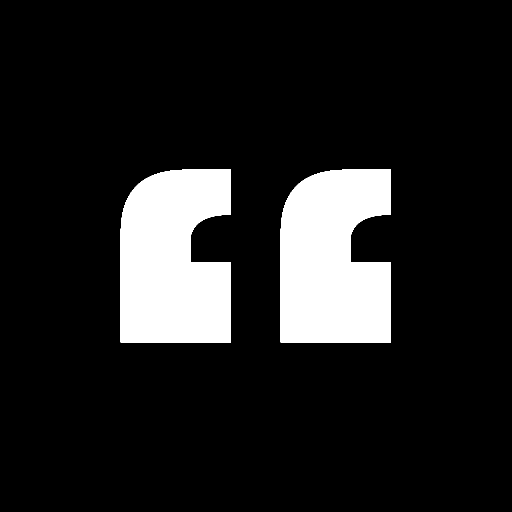
#> input picture scripts/quote_mask.png, 1024 x 1024 px (shown at 1/2 size)
$ python generate_app_icons.py
#> lines starting #> are read from the running program, lines starting #| are printed output that depends on the picture; after the words box and inside, x2 and y2 are one past the last pixel; in counts of white or black regions, pixels touching at a corner belong together
#!/usr/bin/env python3
"""Generate Droword alternate app icons (1024 / @2x 120 / @3x 180 / @2x~ipad 152)."""

from __future__ import annotations

import math
import random
from pathlib import Path

from PIL import Image, ImageChops, ImageDraw, ImageFilter

REPO = Path(__file__).resolve().parents[1]
ROOT = REPO / "Droword" / "AlternateIcons"
APPICONSET = REPO / "Droword" / "Assets.xcassets" / "AppIcon.appiconset"
CLASSIC = APPICONSET / "AppIcon-Any-Appearance.png"
MASK_PATH = Path(__file__).resolve().parent / "quote_mask.png"
SIZE = 1024


def load_quote_mask() -> Image.Image:
    if MASK_PATH.exists():
        src = Image.open(MASK_PATH).convert("L")
#> src is the input picture: PIL image 1024x1024 L; 12.7% white; 2 white regions, box (x1, y1, x2, y2) and area: (241, 339, 462, 685) 66804, (561, 339, 782, 685) 66804
        if src.size != (SIZE, SIZE):
            src = src.resize((SIZE, SIZE), Image.Resampling.LANCZOS)
        return src

    src = Image.open(CLASSIC).convert("L")
    if src.size != (SIZE, SIZE):
        src = src.resize((SIZE, SIZE), Image.Resampling.LANCZOS)

    mask = src.point(lambda p: 255 if p < 140 else 0)
    mask.save(MASK_PATH)
    return mask


QUOTE_MASK = load_quote_mask()


def rgb(h: str) -> tuple[int, int, int]:
    h = h.lstrip("#")
    return tuple(int(h[i : i + 2], 16) for i in (0, 2, 4))


def new_canvas(color: tuple[int, int, int]) -> Image.Image:
    return Image.new("RGBA", (SIZE, SIZE), (*color, 255))


def vertical_gradient(c1: tuple[int, int, int], c2: tuple[int, int, int]) -> Image.Image:
    strip = Image.new("RGB", (1, SIZE))
    px = strip.load()
    for y in range(SIZE):
        t = y / (SIZE - 1)
        px[0, y] = (
            int(c1[0] + (c2[0] - c1[0]) * t),
            int(c1[1] + (c2[1] - c1[1]) * t),
            int(c1[2] + (c2[2] - c1[2]) * t),
        )
    return strip.resize((SIZE, SIZE), Image.Resampling.BILINEAR).convert("RGBA")


# [21 lines left out: function linear_gradient, not called in this run]


def radial_gradient(
    inner: tuple[int, int, int], outer: tuple[int, int, int], cx=0.5, cy=0.38
) -> Image.Image:
    img = Image.new("RGBA", (SIZE, SIZE))
    px = img.load()
    ox, oy = cx * SIZE, cy * SIZE
    max_d = math.hypot(SIZE, SIZE) * 0.72
    for y in range(SIZE):
        for x in range(SIZE):
            t = min(1.0, math.hypot(x - ox, y - oy) / max_d)
            t = t * t * (3 - 2 * t)
            px[x, y] = (
                int(inner[0] + (outer[0] - inner[0]) * t),
                int(inner[1] + (outer[1] - inner[1]) * t),
                int(inner[2] + (outer[2] - inner[2]) * t),
                255,
            )
    return img


def soft_orb(
    img: Image.Image,
    color: tuple[int, int, int],
    box: tuple[float, float, float, float],
    alpha: int = 140,
    blur: int = 90,
) -> Image.Image:
    layer = Image.new("RGBA", (SIZE, SIZE), (0, 0, 0, 0))
    ImageDraw.Draw(layer).ellipse(box, fill=(*color, alpha))
    layer = layer.filter(ImageFilter.GaussianBlur(blur))
    return Image.alpha_composite(img, layer)


def paste_quotes(base: Image.Image, color, mask: Image.Image | None = None) -> Image.Image:
    m = mask or QUOTE_MASK
    if isinstance(color, Image.Image):
        layer = color.convert("RGBA")
    else:
        if len(color) == 3:
            color = (*color, 255)
        layer = Image.new("RGBA", (SIZE, SIZE), color)
    out = base.convert("RGBA")
    out.paste(layer, (0, 0), m)
    return out


def gloss(img: Image.Image, strength: int = 42) -> Image.Image:
    """Top specular — Liquid Glass style rim, not a wash over the whole icon."""
    overlay = Image.new("RGBA", (SIZE, SIZE), (0, 0, 0, 0))
    d = ImageDraw.Draw(overlay)
    d.ellipse((-SIZE * 0.15, -SIZE * 0.78, SIZE * 1.15, SIZE * 0.42), fill=(255, 255, 255, strength))
    overlay = overlay.filter(ImageFilter.GaussianBlur(70))
    out = Image.alpha_composite(img, overlay)

    rim = Image.new("RGBA", (SIZE, SIZE), (0, 0, 0, 0))
    rd = ImageDraw.Draw(rim)
    rd.rectangle((0, 0, SIZE, int(SIZE * 0.08)), fill=(255, 255, 255, 28))
    rd.rectangle((0, int(SIZE * 0.92), SIZE, SIZE), fill=(255, 255, 255, 14))
    rim = rim.filter(ImageFilter.GaussianBlur(18))
    return Image.alpha_composite(out, rim)


def vignette(img: Image.Image, amount: int = 70) -> Image.Image:
    overlay = Image.new("RGBA", (SIZE, SIZE), (0, 0, 0, 0))
    px = overlay.load()
    cx = cy = SIZE / 2
    max_d = math.hypot(cx, cy)
    for y in range(SIZE):
        for x in range(SIZE):
            t = math.hypot(x - cx, y - cy) / max_d
            a = int(max(0, (t - 0.42) / 0.58) ** 1.7 * amount)
            px[x, y] = (0, 0, 0, a)
    return Image.alpha_composite(img, overlay)


def grain(img: Image.Image, amount: float = 16, seed: int = 1) -> Image.Image:
    noise = Image.effect_noise((SIZE, SIZE), amount).convert("L")
    noise = Image.merge("RGBA", (noise, noise, noise, Image.new("L", (SIZE, SIZE), 36)))
    return ImageChops.overlay(img.convert("RGBA"), noise)


# [10 lines left out: function horizontal_stripes, not called in this run]


def soft_stripes(colors: list[tuple[int, int, int]], blur: int = 2) -> Image.Image:
    return horizontal_stripes(colors).filter(ImageFilter.GaussianBlur(blur))


# [11 lines left out: function wavy_bands, not called in this run]


def rainbow_fill() -> Image.Image:
    stops = [
        rgb("FF2D55"),
        rgb("FF9F0A"),
        rgb("FFD60A"),
        rgb("30D158"),
        rgb("64D2FF"),
        rgb("BF5AF2"),
    ]
    bbox = QUOTE_MASK.getbbox() or (0, 0, SIZE, SIZE)
    y0, y1 = bbox[1], bbox[3]
    span = max(1, y1 - y0)
    img = Image.new("RGBA", (SIZE, SIZE))
    px = img.load()
    n = len(stops) - 1
    for y in range(SIZE):
        t = max(0.0, min(1.0, (y - y0) / span)) * n
        i = min(n - 1, int(t))
        f = t - i
        c1, c2 = stops[i], stops[i + 1]
        col = (
            int(c1[0] + (c2[0] - c1[0]) * f),
            int(c1[1] + (c2[1] - c1[1]) * f),
            int(c1[2] + (c2[2] - c1[2]) * f),
            255,
        )
        for x in range(SIZE):
            px[x, y] = col
    return img


def bg_classic() -> Image.Image:
    img = radial_gradient(rgb("FFFFFF"), rgb("D8E2F0"), 0.48, 0.32)
#> in radial_gradient, `img = Image.new("RGBA", (SIZE, SIZE))`: img: PIL image 1024x1024 RGBA; every value is 0
    img = soft_orb(img, rgb("A8C4F0"), (-120, -180, 620, 560), 90, 100)
    img = soft_orb(img, rgb("E8D4F5"), (420, 500, 1180, 1180), 70, 110)
    return gloss(img, 34)


def bg_classic_dark() -> Image.Image:
    img = radial_gradient(rgb("3A3A42"), rgb("0C0C10"), 0.42, 0.28)
    img = soft_orb(img, rgb("5B7CDE"), (-80, -120, 520, 480), 70, 100)
    return gloss(vignette(img, 55), 28)


def bg_night() -> Image.Image:
    img = vertical_gradient(rgb("1E1830"), rgb("050508"))
    img = soft_orb(img, rgb("7C5CFF"), (-160, -100, 640, 640), 130, 95)
    img = soft_orb(img, rgb("FF5AC8"), (380, 420, 1200, 1180), 90, 110)
    img = soft_orb(img, rgb("3B82F6"), (200, -40, 900, 520), 70, 90)
    specks = Image.new("RGBA", (SIZE, SIZE), (0, 0, 0, 0))
    sp = specks.load()
    rng = random.Random(3)
    for _ in range(260):
        x, y = rng.randrange(SIZE), rng.randrange(SIZE)
        sp[x, y] = (255, 255, 255, rng.randint(50, 180))
    specks = specks.filter(ImageFilter.GaussianBlur(0.7))
    return gloss(vignette(Image.alpha_composite(img, specks), 70), 32)


def bg_grain() -> Image.Image:
    img = vertical_gradient(rgb("4A4640"), rgb("1A1816"))
    img = soft_orb(img, rgb("8A7E6A"), (100, -80, 800, 520), 60, 100)
    img = grain(img, 22, seed=11)
    return gloss(img, 24)


def bg_neon() -> Image.Image:
    img = vertical_gradient(rgb("0A0A14"), rgb("04040A"))
    img = soft_orb(img, rgb("FF2D74"), (-200, 40, 700, 700), 110, 85)
    img = soft_orb(img, rgb("22D3EE"), (360, -80, 1200, 620), 100, 90)
    img = soft_orb(img, rgb("A855F7"), (120, 480, 980, 1200), 90, 95)
    grid = Image.new("RGBA", (SIZE, SIZE), (0, 0, 0, 0))
    g = ImageDraw.Draw(grid)
    for i in range(0, SIZE, 72):
        g.line((i, 0, i, SIZE), fill=(255, 255, 255, 10), width=1)
        g.line((0, i, SIZE, i), fill=(255, 255, 255, 10), width=1)
    return gloss(Image.alpha_composite(img, grid), 22)


def bg_aurora() -> Image.Image:
    img = vertical_gradient(rgb("14082E"), rgb("060412"))
    img = soft_orb(img, rgb("8B5CF6"), (-200, 40, 720, 720), 160, 95)
    img = soft_orb(img, rgb("2563EB"), (380, -140, 1220, 640), 140, 100)
    img = soft_orb(img, rgb("EC4899"), (60, 420, 980, 1220), 130, 100)
    img = soft_orb(img, rgb("22D3EE"), (-40, 560, 560, 1180), 100, 90)
    return gloss(vignette(img, 40), 40)


def bg_sun() -> Image.Image:
    img = radial_gradient(rgb("FFE08A"), rgb("E11D48"), 0.5, 0.36)
    img = soft_orb(img, rgb("FFB020"), (-60, -120, 700, 560), 120, 80)
    img = soft_orb(img, rgb("F97316"), (280, 360, 1180, 1180), 110, 100)
    img = soft_orb(img, rgb("DB2777"), (100, 620, 900, 1280), 90, 90)
    return gloss(img, 36)


# [52 lines left out: functions bg_ocean, bg_forest, bg_glass, bg_pride, not called in this run]


def compose(bg: Image.Image, quote, shadow=True) -> Image.Image:
    img = bg.convert("RGBA")
    if shadow:
        sh = Image.new("RGBA", (SIZE, SIZE), (0, 0, 0, 0))
        sh.paste((0, 0, 0, 70), (0, 0), QUOTE_MASK)
        sh = sh.filter(ImageFilter.GaussianBlur(12))
        offset = Image.new("RGBA", (SIZE, SIZE), (0, 0, 0, 0))
        offset.paste(sh, (0, 8))
        img = Image.alpha_composite(img, offset)
    return paste_quotes(img, quote)


def save(name: str, img: Image.Image) -> None:
    flat = img.convert("RGB")
    ROOT.mkdir(parents=True, exist_ok=True)
    flat.save(ROOT / f"{name}.png", "PNG", optimize=True)
    flat.resize((120, 120), Image.Resampling.LANCZOS).save(
        ROOT / f"{name}@2x.png", "PNG", optimize=True
    )
    flat.resize((180, 180), Image.Resampling.LANCZOS).save(
        ROOT / f"{name}@3x.png", "PNG", optimize=True
    )
    flat.resize((152, 152), Image.Resampling.LANCZOS).save(
        ROOT / f"{name}@2x~ipad.png", "PNG", optimize=True
    )
    print("wrote", name)


def write_primary(light: Image.Image, dark: Image.Image, tinted: Image.Image) -> None:
    APPICONSET.mkdir(parents=True, exist_ok=True)
    light.convert("RGB").save(APPICONSET / "AppIcon-Any-Appearance.png", "PNG", optimize=True)
    dark.convert("RGB").save(APPICONSET / "AppIcon-Dark.png", "PNG", optimize=True)
    tinted.convert("RGB").save(APPICONSET / "AppIcon-Tinted.png", "PNG", optimize=True)
    print("wrote AppIcon.appiconset")


def main() -> None:
    for stale in ROOT.glob("AppIconEmber*"):
        stale.unlink()

    classic = compose(bg_classic(), rgb("1C1C1E"))
#> in compose, `sh = sh.filter(ImageFilter.GaussianBlur(12))`:
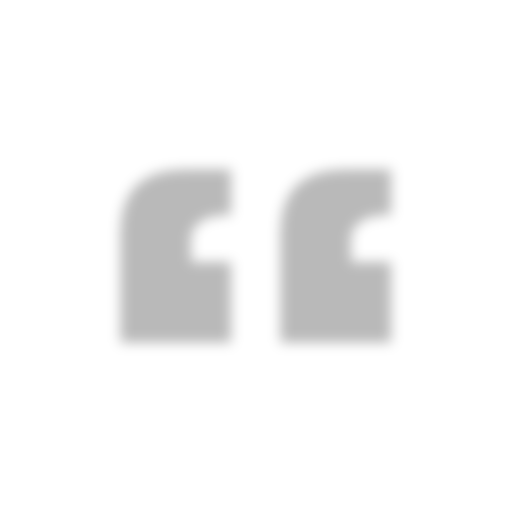
#> sh: PIL image 1024x1024 RGBA (shown at 1/2 size); mean R, G, B, A 0, 0, 0, 8.9; transparent parts drawn white
#> in compose, `img = Image.alpha_composite(img, offset)`:
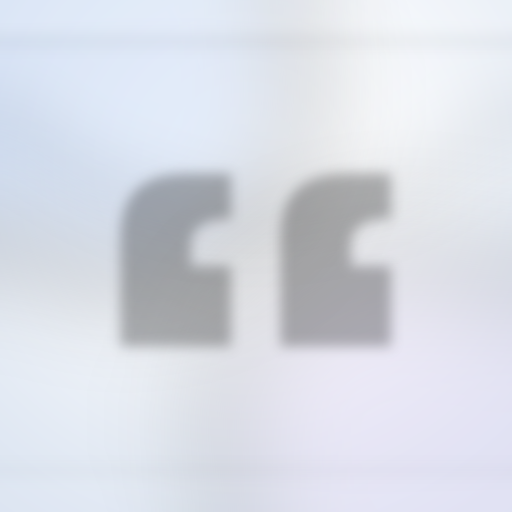
#> img: PIL image 1024x1024 RGBA (shown at 1/2 size); mean R, G, B, A 217, 220.8, 229.9, 255
#> in paste_quotes, `color = (*color, 255)`: color = (28, 28, 30, 255)
    classic_dark = compose(bg_classic_dark(), rgb("F4F4F8"))
#> call 2 of gloss, with strength = 28
#> in gloss (call 2), `return Image.alpha_composite(out, rim)`:
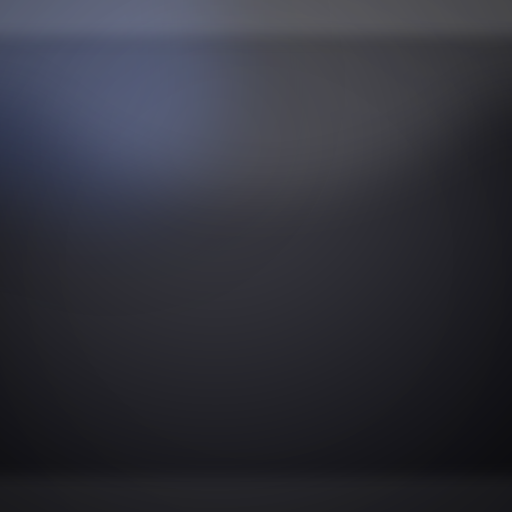
#> returned value: PIL image 1024x1024 RGBA (shown at 1/2 size); mean R, G, B, A 48.3, 49.5, 58.7, 255
    classic_tinted = compose(new_canvas(rgb("000000")), rgb("FFFFFF"), shadow=False)
#> in paste_quotes (call 3), `layer = Image.new("RGBA", (SIZE, SIZE), color)`: layer: PIL image 1024x1024 RGBA; every value is 255
    save("AppIconClassic", classic)
    write_primary(classic, classic_dark, classic_tinted)

    save("AppIconNight", compose(bg_night(), rgb("F8F7FF")))
#> in bg_night, `img = vertical_gradient(rgb("1E1830"), rgb("050508"))`:
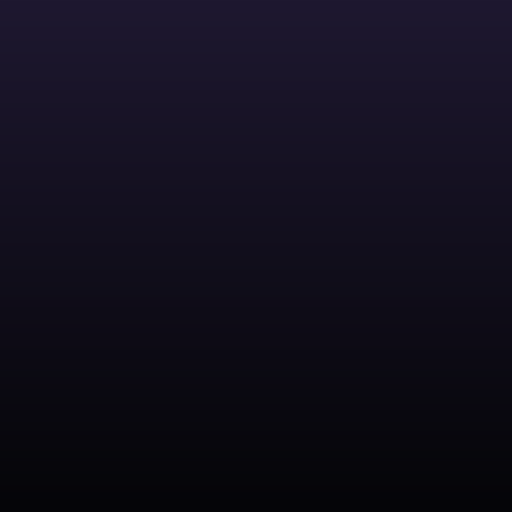
#> img: PIL image 1024x1024 RGBA (shown at 1/2 size); mean R, G, B, A 17, 14, 27.5, 255
#> in soft_orb (call 5), `layer = layer.filter(ImageFilter.GaussianBlur(blur))`:
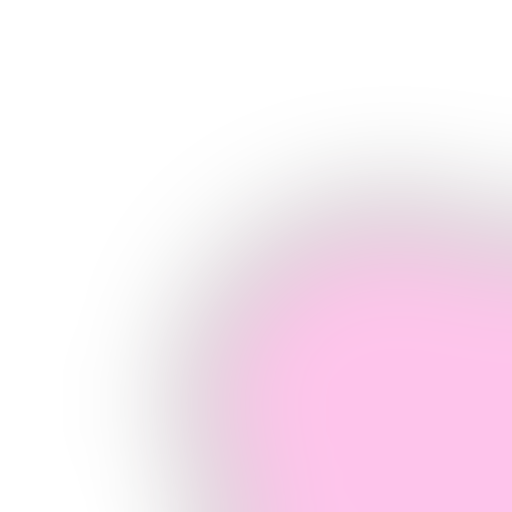
#> layer: PIL image 1024x1024 RGBA (shown at 1/2 size); mean R, G, B, A 83.3, 29.4, 65.4, 29.4; transparent parts drawn white
#> in soft_orb (call 5), `return Image.alpha_composite(img, layer)`:
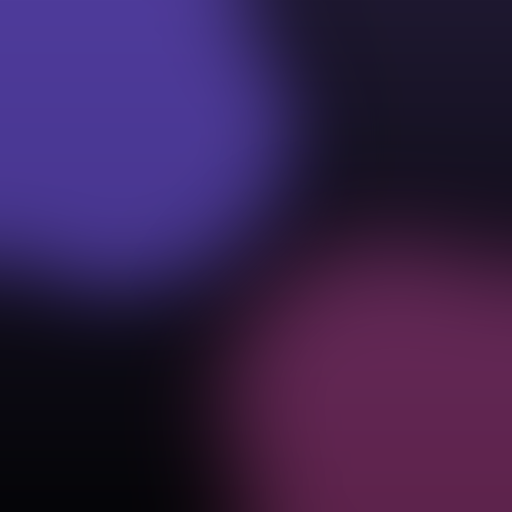
#> returned value: PIL image 1024x1024 RGBA (shown at 1/2 size); mean R, G, B, A 53.4, 31.5, 74.5, 255
#> in soft_orb (call 6), `layer = layer.filter(ImageFilter.GaussianBlur(blur))`:
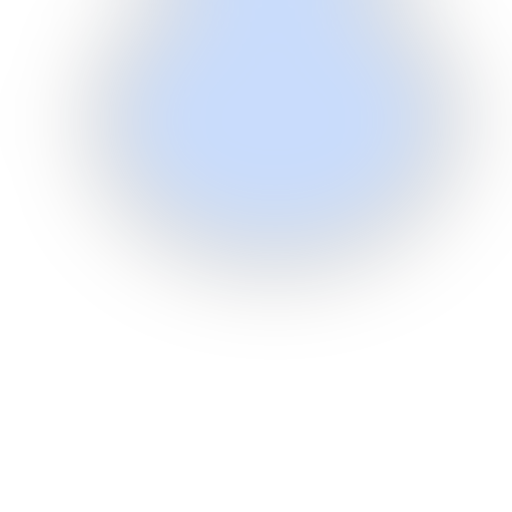
#> layer: PIL image 1024x1024 RGBA (shown at 1/2 size); mean R, G, B, A 16.6, 36.5, 69.1, 19.7; transparent parts drawn white
    save("AppIconGrain", compose(bg_grain(), rgb("F7F7F5")))
    save("AppIconNeon", compose(bg_neon(), rainbow_fill(), shadow=False))
#> in rainbow_fill, `stops = [ rgb("FF2D55"), rgb("FF9F0A"), rgb("FFD60A"), rgb("30D158"), ..`: stops = [(255, 45, 85), (255, 159, 10), (255, 214, 10), (48, 209, 88), (100, 210, 255), (191, 90, 242)]
#> in rainbow_fill, `bbox = QUOTE_MASK.getbbox() or (0, 0, SIZE, SIZE)`: bbox = (241, 339, 782, 685)
#> in rainbow_fill, `y0, y1 = bbox[1], bbox[3]`: y0 = 339; y1 = 685
#> in rainbow_fill, `span = max(1, y1 - y0)`: span = 346
#> in rainbow_fill, `n = len(stops) - 1`: n = 5
    save("AppIconAurora", compose(bg_aurora(), rgb("FFFFFF")))
    save("AppIconSun", compose(bg_sun(), rgb("FFFFFF")))
    save("AppIconOcean", compose(bg_ocean(), rgb("F4FFFD")))
    save("AppIconForest", compose(bg_forest(), rgb("F0FFF0")))
    save("AppIconGlass", compose(bg_glass(), rgb("1C3A5F")))

    save("AppIconPride", compose(bg_pride(), rgb("FFFFFF")))


if __name__ == "__main__":
#> (the run stopped early here; a loop or call above may not have finished)
